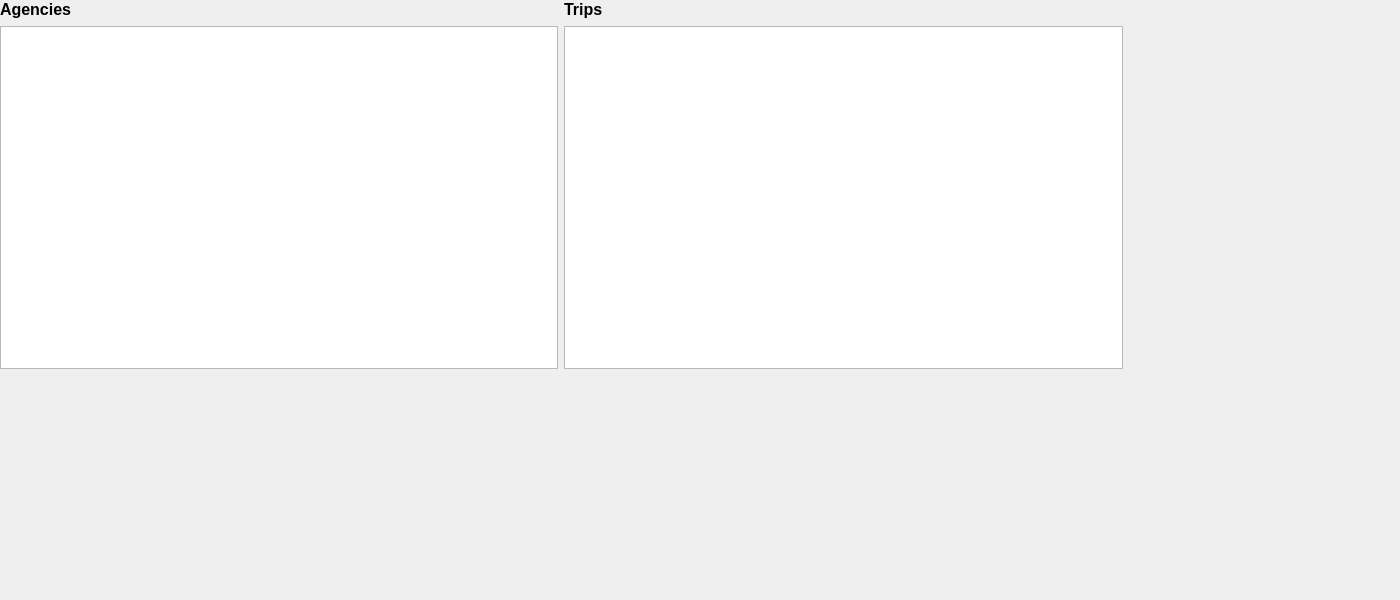
          <widget class="QWidget" name="create_select_page">
           <property name="sizePolicy">
            <sizepolicy hsizetype="Fixed" vsizetype="Fixed">
             <horstretch>0</horstretch>
             <verstretch>0</verstretch>
            </sizepolicy>
           </property>
           <property name="maximumSize">
            <size>
             <width>1400</width>
             <height>600</height>
            </size>
           </property>
           <property name="styleSheet">
            <string notr="true"/>
           </property>
           <widget class="QWidget" name="gridLayoutWidget_4">
            <property name="geometry">
             <rect>
              <x>0</x>
              <y>0</y>
              <width>1681</width>
              <height>711</height>
             </rect>
            </property>
            <layout class="QGridLayout" name="gridLayout_10">
             <item row="0" column="0">
              <layout class="QGridLayout" name="gridLayout_13">
               <item row="4" column="0">
                <spacer name="verticalSpacer_10">
                 <property name="orientation">
                  <enum>Qt::Orientation::Vertical</enum>
                 </property>
                 <property name="sizeHint" stdset="0">
                  <size>
                   <width>20</width>
                   <height>40</height>
                  </size>
                 </property>
                </spacer>
               </item>
               <item row="1" column="2">
                <spacer name="horizontalSpacer_3">
                 <property name="orientation">
                  <enum>Qt::Orientation::Horizontal</enum>
                 </property>
                 <property name="sizeHint" stdset="0">
                  <size>
                   <width>40</width>
                   <height>20</height>
                  </size>
                 </property>
                </spacer>
               </item>
               <item row="3" column="0">
                <widget class="QTableView" name="AgenciesTableView">
                 <property name="maximumSize">
                  <size>
                   <width>16777215</width>
                   <height>500</height>
                  </size>
                 </property>
                </widget>
               </item>
               <item row="1" column="1">
                <widget class="QLabel" name="label_8">
                 <property name="font">
                  <font>
                   <pointsize>12</pointsize>
                   <italic>false</italic>
                   <bold>true</bold>
                  </font>
                 </property>
                 <property name="styleSheet">
                  <string notr="true"/>
                 </property>
                 <property name="text">
                  <string>&lt;html&gt;&lt;head/&gt;&lt;body&gt;&lt;p&gt;&lt;span style=&quot; font-size:12pt; font-weight:600;&quot;&gt;Trips&lt;/span&gt;&lt;/p&gt;&lt;/body&gt;&lt;/html&gt;</string>
                 </property>
                </widget>
               </item>
               <item row="3" column="1">
                <widget class="AnimatedTableView" name="TripsTableView">
                 <property name="maximumSize">
                  <size>
                   <width>16777215</width>
                   <height>500</height>
                  </size>
                 </property>
                </widget>
               </item>
               <item row="1" column="0">
                <widget class="QLabel" name="label_5">
                 <property name="font">
                  <font>
                   <family>Segoe UI</family>
                   <pointsize>12</pointsize>
                   <italic>false</italic>
                   <bold>true</bold>
                  </font>
                 </property>
                 <property name="layoutDirection">
                  <enum>Qt::LayoutDirection::LeftToRight</enum>
                 </property>
                 <property name="styleSheet">
                  <string notr="true"/>
                 </property>
                 <property name="text">
                  <string>&lt;html&gt;&lt;head/&gt;&lt;body&gt;&lt;p&gt;&lt;span style=&quot; font-size:12pt; font-weight:600;&quot;&gt;Agencies&lt;/span&gt;&lt;/p&gt;&lt;/body&gt;&lt;/html&gt;</string>
                 </property>
                </widget>
               </item>
              </layout>
             </item>
            </layout>
           </widget>
          </widget>
